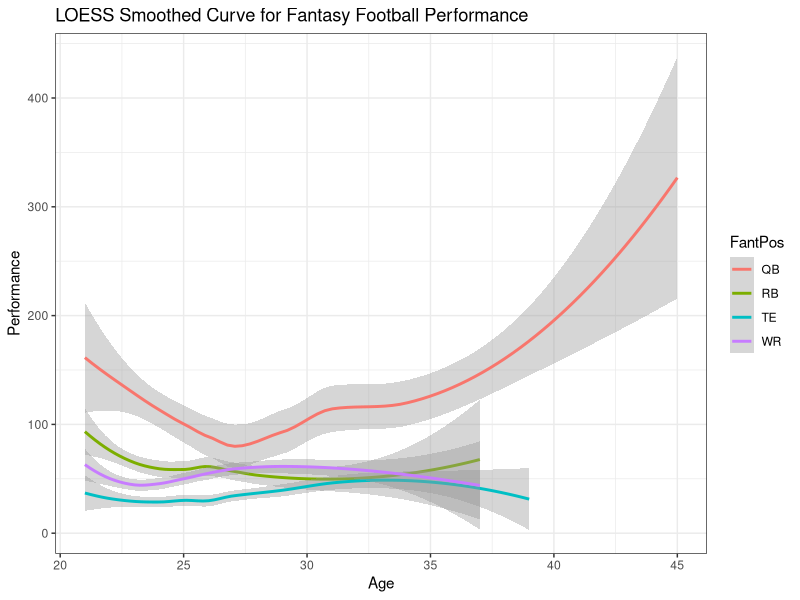
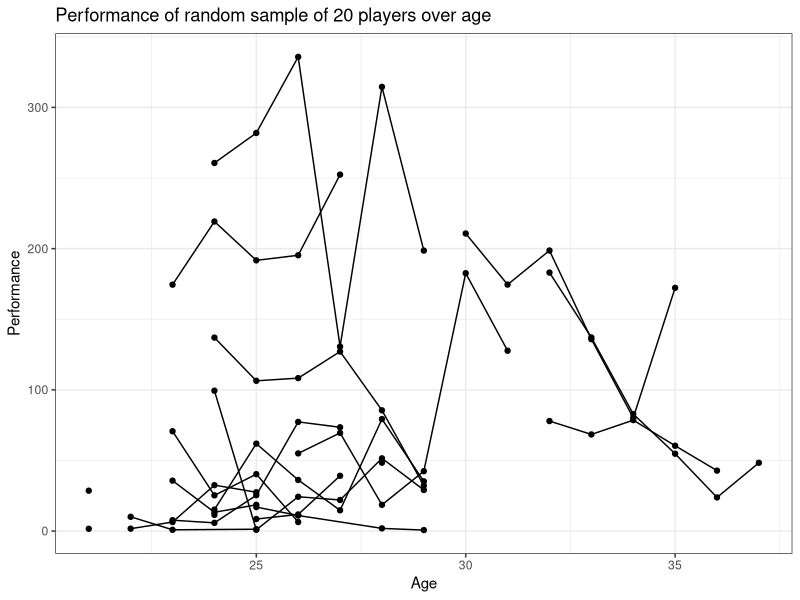
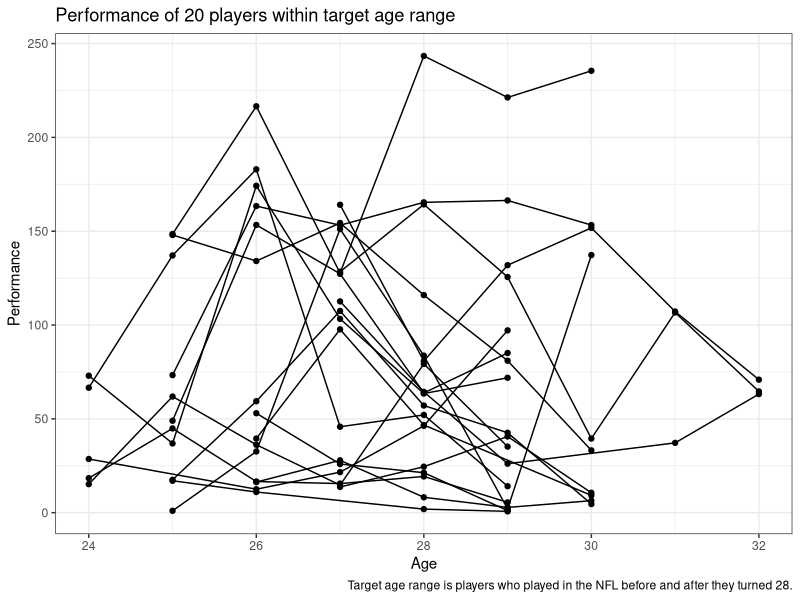
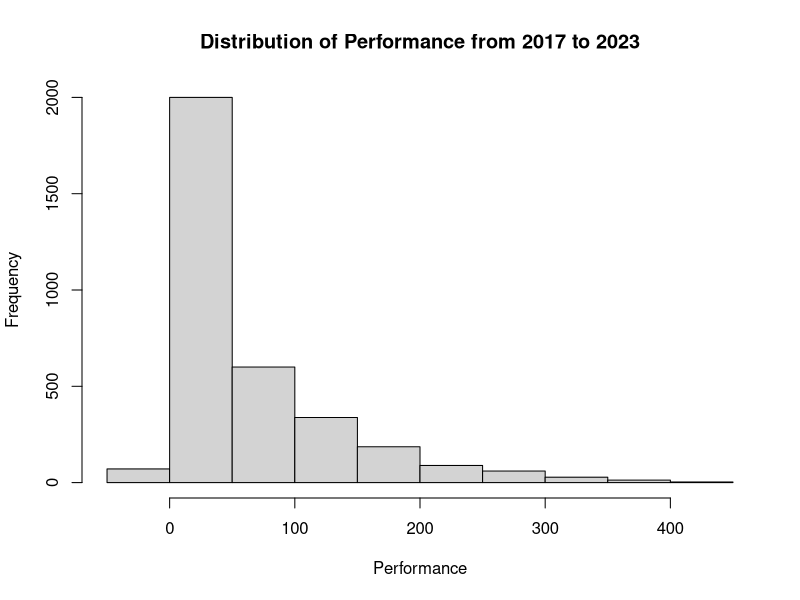

Source code (R) for these figures, in order:
library(dplyr)
library(ggplot2)
library(gridExtra)
library(knitr)

### Visualization of all positions ### 
fantasy = read.csv("fantasyFootball.csv")

ggplot(fantasy, aes(y = Performance, x = Age, group = FantPos)) + 
  geom_smooth(aes(color = FantPos), method = 'loess') +
  theme_bw() + 
  ggtitle("LOESS Smoothed Curve for Fantasy Football Performance")



### Creating sample of 20 players ###
set.seed(11032023)

fantasy_sample = fantasy[fantasy$Player %in% slice_sample(fantasy, n = 20)$Player, ] %>%
  arrange(Player)

### Spaghetti plot ###
#png()
ggplot(fantasy_sample, aes(y = Performance, x = Age, group = Player)) +
  geom_point() +
  geom_line() + 
  theme_bw() + 
  ggtitle("Performance of random sample of 20 players over age ")
#dev.off()



### Count of players in each position in the random sample above ###
table(fantasy_sample$FantPos)

### Random sample, 20 from each position ###
sample = fantasy[fantasy$Player %in% slice_sample(fantasy, n = 20, by = FantPos)$Player, ] %>%
  arrange(Player)




### Visualization -- Running backs ###
RB = sample %>% filter(FantPos == "RB")

RB_smooth = ggplot(RB, aes(y = Performance, x = Age)) + 
  geom_smooth(method = 'loess') +
  theme_bw() + 
  ggtitle("LOESS RB trajectory over age")

RB_spah = ggplot(RB, aes(y = Performance, x = Age, group = Player)) +
  geom_point() +
  geom_line() + 
  theme_bw() + 
  ggtitle("Performance of 20 RB's over age ")




### Visualization -- Quarterbacks ###
QB = sample %>% filter(FantPos == "QB")

QB_smooth = ggplot(QB, aes(y = Performance, x = Age)) + 
  geom_smooth(method = 'loess') +
  theme_bw() +
  ggtitle("LOESS QB trajectory over age")

QB_spagh = ggplot(QB, aes(y = Performance, x = Age, group = Player)) +
  geom_point() +
  geom_line() + 
  theme_bw() + 
  ggtitle("Performance of 20 QB's over age ") 




### Visualization -- Tight End ###
TE = sample %>% filter(FantPos == "TE")

TE_smooth = ggplot(TE, aes(y = Performance, x = Age)) + 
  geom_smooth(method = 'loess') +
  theme_bw() +
  ggtitle("LOESS TE trajectory over age")

TE_spagh = ggplot(TE, aes(y = Performance, x = Age, group = Player)) +
  geom_point() +
  geom_line() + 
  theme_bw() + 
  ggtitle("Performance of 20 TE's over age ")




### Visualization -- WIde Receiver ###
WR = sample %>% filter(FantPos == "WR")

WR_smooth = ggplot(RB, aes(y = Performance, x = Age)) + 
  geom_smooth(method = 'loess') +
  theme_bw() +
  ggtitle("LOESS WR trajectory over age")

WR_spagh = ggplot(WR, aes(y = Performance, x = Age, group = Player)) +
  geom_point() +
  geom_line() + 
  theme_bw() + 
  ggtitle("Performance of 20 WR's over age ")




### Filtered Visualization ### 
fantasy = fantasy %>% group_by(Player) %>% mutate(maxAge = max(Age), 
                                                  minAge = min(Age))

fantasy_28 = fantasy %>% filter(maxAge > 28) %>% filter(minAge < 28)

fantasy_28 = fantasy_28 %>% ungroup()

set.seed(11032023)

fantasy_28_sample = fantasy_28[fantasy_28$Player %in% slice_sample(fantasy_28, n = 20)$Player, ] %>%
  arrange(Player)

### Spaghetti plot ###

#png()
ggplot(fantasy_28_sample, aes(y = Performance, x = Age, group = Player)) +
  geom_point() +
  geom_line() + 
  theme_bw() + 
  ggtitle("Performance of 20 players within target age range") +
  labs(caption = "Target age range is players who played in the NFL before and after they turned 28.")
#dev.off()



### Descriptive statistics, grouped ###
summary_table <- fantasy %>%
  group_by(FantPos) %>%
  summarize(
    Age = paste(round(mean(Age, na.rm = TRUE), 2), " (", round(sd(Age, na.rm = TRUE), 2), ")"),
    Rank = paste(round(mean(Rk, na.rm = TRUE), 2), " (", round(sd(Rk, na.rm = TRUE), 2), ")"),
    Performance = paste(round(mean(Performance, na.rm = TRUE), 2), " (", round(sd(Performance, na.rm = TRUE), 2), ")")
  )

transposed_summary_table <- as.data.frame(t(summary_table))
colnames(transposed_summary_table) <- paste(transposed_summary_table[1, ], "(N, Mean (SD))")
transposed_summary_table <- transposed_summary_table[-1, ]

transposed_summary_table %>%
  kable()



### Checking normality of response ###
#png()
hist(fantasy$Performance, main = "Distribution of Performance from 2017 to 2023", xlab = "Performance") 
#dev.off()
